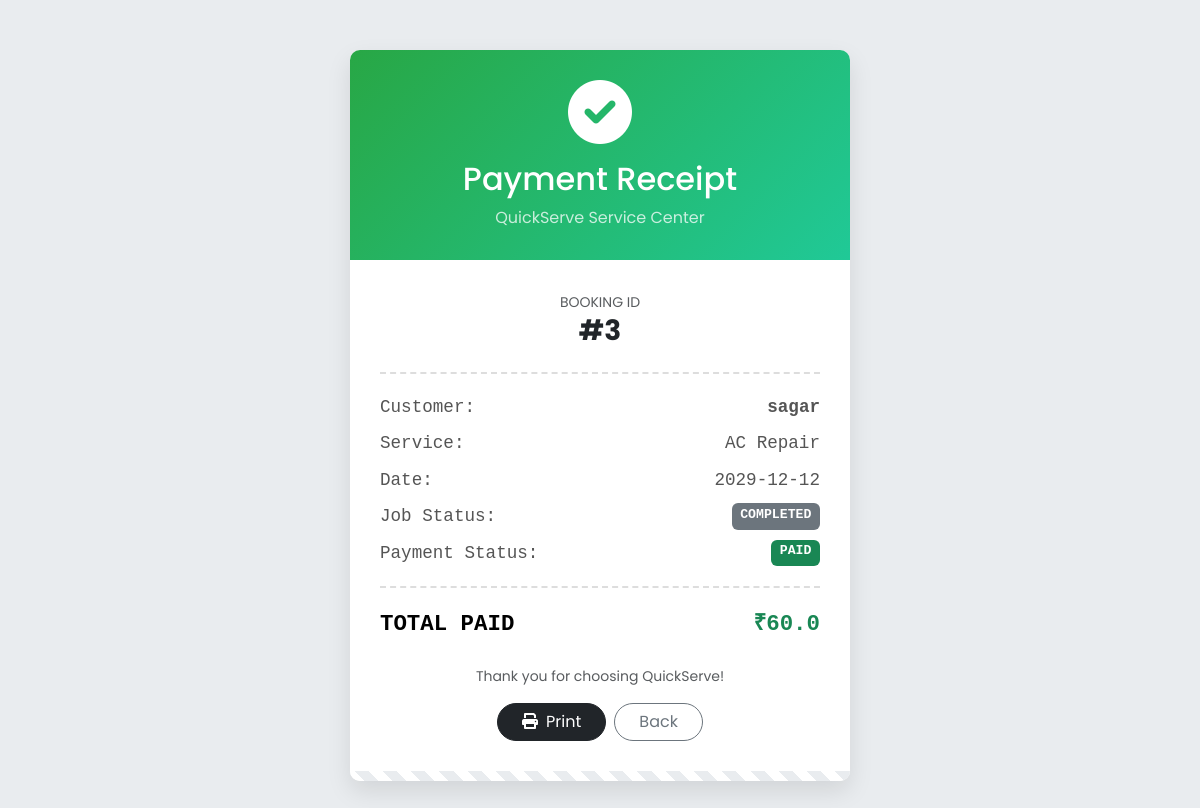
The page /ticket/3 (signed in) on the database its author committed.
### app/models.py (models this page shows)
class Appointment(db.Model):
    id = db.Column(db.Integer, primary_key=True)
    service_name = db.Column(db.String(100), nullable=False)
    appointment_time = db.Column(db.DateTime, nullable=False)
    status = db.Column(db.String(20), default='pending')
    price = db.Column(db.Float, default=0.0)
    user_id = db.Column(db.Integer, db.ForeignKey('user.id'), nullable=False)
    rating = db.Column(db.Integer, nullable=True)
    review = db.Column(db.Text, nullable=True)
    payment_status = db.Column(db.String(30), default='Unpaid') # Unpaid, Verification Pending, Paid
    transaction_id = db.Column(db.String(50), nullable=True)    # Store UTR

class User(UserMixin, db.Model):
    id = db.Column(db.Integer, primary_key=True)
    username = db.Column(db.String(100), unique=True, nullable=False)
    email = db.Column(db.String(120), unique=True, nullable=False)
    password_hash = db.Column(db.String(200), nullable=False)
    is_admin = db.Column(db.Boolean, default=False)
    appointments = db.relationship('Appointment', backref='customer', lazy=True)

### app/routes.py (the view)
@main.route('/ticket/<int:id>')
def view_ticket(id):
    if not session.get('user_logged_in'): return redirect(url_for('main.login'))
    appt = Appointment.query.get(id)
    return render_template('ticket.html', appointment=appt)

### app/templates/ticket.html (shortened to what this page needs)
<!DOCTYPE html>
<html lang="en">
<head>
    <link href="https://cdn.jsdelivr.net/npm/bootstrap@5.3.0/dist/css/bootstrap.min.css" rel="stylesheet">
    <link rel="stylesheet" href="https://cdnjs.cloudflare.com/ajax/libs/font-awesome/6.0.0/css/all.min.css">
    <link rel="stylesheet" href="{{ url_for('static', filename='style.css') }}">
</head>
<body>
    <div class="container">
        <div class="receipt-card">
            <div class="receipt-header {% if appointment.payment_status == 'Paid' %}header-paid{% elif appointment.payment_status == 'Unpaid' %}header-unpaid{% else %}header-pending{% endif %}">
                {% if appointment.payment_status == 'Paid' %}
                    <i class="fas fa-check-circle fa-4x mb-3"></i>
                    <h2>Payment Receipt</h2>
                {% else %}
                    <i class="fas fa-file-invoice-dollar fa-4x mb-3"></i>
                    <h2>Service Invoice</h2>
                {% endif %}
                <p class="mb-0 opacity-75">QuickServe Service Center</p>
            </div>
            <div class="receipt-body">
                <div class="text-center mb-4">
                    <small class="text-muted text-uppercase">Booking ID</small>
                    <h3 class="fw-bold">#{{ appointment.id }}</h3>
                </div>
                <div class="dashed-line"></div>
                <div class="receipt-row">
                    <span>Customer:</span>
                    <span class="fw-bold">{{ appointment.customer.username }}</span>
                </div>
                <div class="receipt-row">
                    <span>Service:</span>
                    <span>{{ appointment.service_name }}</span>
                </div>
                <div class="receipt-row">
                    <span>Date:</span>
                    <span>{{ appointment.appointment_time.strftime('%Y-%m-%d') }}</span>
                </div>
                <div class="receipt-row">
                    <span>Job Status:</span>
                    <span class="badge bg-secondary text-uppercase">{{ appointment.status }}</span>
                </div>
                <div class="receipt-row">
                    <span>Payment Status:</span>
                    <span class="badge
                        {% if appointment.payment_status == 'Paid' %}bg-success
                        {% elif appointment.payment_status == 'Unpaid' %}bg-danger
                        {% else %}bg-info text-dark{% endif %} text-uppercase">
                        {{ appointment.payment_status }}
                    </span>
                </div>
                <div class="dashed-line"></div>
                <div class="receipt-row total-row">
                    {% if appointment.payment_status == 'Paid' %}
                        <span>TOTAL PAID</span>
                        <span class="text-success">₹{{ appointment.price }}</span>
                    {% else %}
                        <span>AMOUNT DUE</span>
                        <span class="text-danger">₹{{ appointment.price }}</span>
                    {% endif %}
                </div>
                <div class="mt-4 text-center">
                    <p class="small text-muted">Thank you for choosing QuickServe!</p>
                    <div class="d-flex justify-content-center gap-2 mt-3 no-print">
                        <button onclick="window.print()" class="btn btn-dark rounded-pill px-4">
                            <i class="fas fa-print me-2"></i>Print
                        </button>
                        <a href="{{ url_for('main.home') }}" class="btn btn-outline-secondary rounded-pill px-4">
                            Back
                        </a>
                    </div>
                </div>
            </div>
            <div style="height: 10px; background: repeating-linear-gradient(45deg, #fff, #fff 10px, #e9ecef 10px, #e9ecef 20px);"></div>
        </div>
    </div>
</body>
</html>

### app/templates/static/style.css (style rules this page uses)
body { font-family: 'Poppins', sans-serif; }
.receipt-card { max-width: 500px; margin: 50px auto; background: #fff; padding: 0; border-radius: 10px; box-shadow: 0 10px 25px rgba(0,0,0,0.1); }
.receipt-header { background: linear-gradient(135deg, #0061f2 0%, #00cba9 100%); color: white; padding: 30px; text-align: center; }
.receipt-row { display: flex; justify-content: space-between; margin-bottom: 10px; font-family: 'Courier New', Courier, monospace; color: #555; font-size: 1.1em; }

### app/templates/ticket.html (style rules this page uses)
body { background-color: #e9ecef; }
.receipt-card { max-width: 500px; margin: 50px auto; background: #fff; padding: 0; border-radius: 10px; box-shadow: 0 10px 25px rgba(0,0,0,0.1); overflow: hidden; position: relative; }
.receipt-header { color: white; padding: 30px; text-align: center; }
.header-paid { background: linear-gradient(135deg, #28a745 0%, #20c997 100%); }
.receipt-body { padding: 30px; }
.dashed-line { border-bottom: 2px dashed #ddd; margin: 20px 0; }
.receipt-row { display: flex; justify-content: space-between; margin-bottom: 10px; font-family: 'Courier New', Courier, monospace; color: #555; font-size: 1.1em; }
.total-row { font-weight: bold; font-size: 1.4em; color: #000; }

### rows shown on the page
Appointment: id "3", service_name "AC Repair", appointment_time "2029-12-12", status "COMPLETED", payment_status "PAID", price "60.0"
User: customer.username "sagar"
